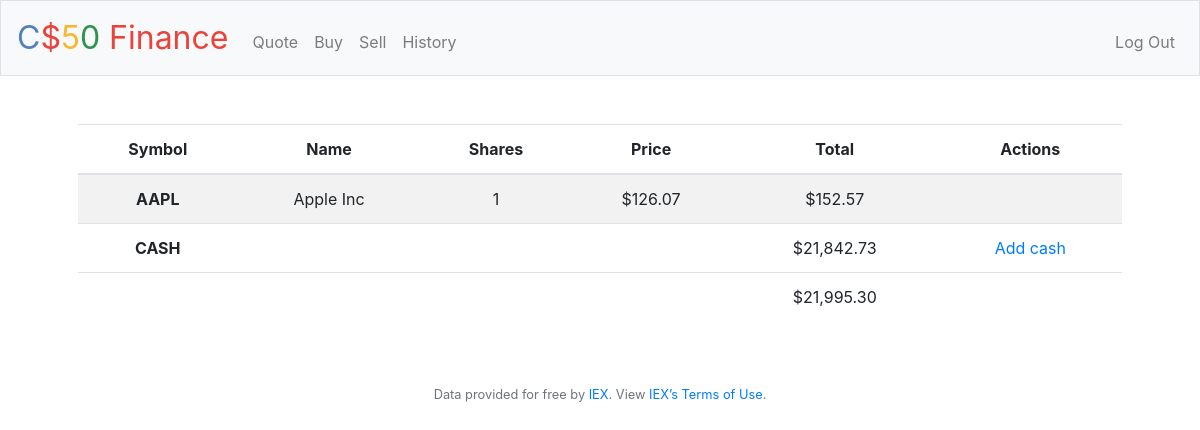
The page / (signed in) on the database its author committed.
### tables this page shows
CREATE TABLE 'stocks' ('id' integer PRIMARY KEY NOT NULL, 'user_id' integer, 'symbol' char(8), 'shares' integer,'price' integer,'total' integer, 'name' varchar(32));

CREATE TABLE users (id INTEGER, username TEXT NOT NULL, hash TEXT NOT NULL, cash NUMERIC NOT NULL DEFAULT 10000.00, PRIMARY KEY(id));

### application.py (the view)
@app.route("/")
@login_required
def index():
    stocks = db.execute("SELECT * FROM stocks WHERE user_id = :user_id ORDER BY symbol ASC", user_id=session["user_id"])
    user = db.execute("SELECT * FROM users WHERE id = :id", id=session["user_id"])
    total = 0
    total_stocks = 0
    cash = user[0]["cash"]
    def getTotalStocks(total_stocks):
        for stock in stocks:
            total_stocks = total_stocks + (stock["total"])
        return total_stocks + cash
    total = getTotalStocks(total_stocks)
    return render_template("index.html", stocks=stocks, cash=cash, total=total)

### application.py (called while the page is built)
@app.after_request
def after_request(response):
    response.headers["Cache-Control"] = "no-cache, no-store, must-revalidate"
    response.headers["Expires"] = 0
    response.headers["Pragma"] = "no-cache"
    return response

### helpers.py (called while the page is built)
def login_required(f):
    @wraps(f)
    def decorated_function(*args, **kwargs):
        if session.get("user_id") is None:
            return redirect("/login")
        return f(*args, **kwargs)
    return decorated_function

def usd(value):
    return f"${value:,.2f}"

### templates/index.html (shortened to what this page needs)
{% extends "layout.html" %}
{% block main %}
    <table class="table table-striped">
        <thead>
            <tr>
                <th scope="col">Symbol</th>
                <th scope="col">Name</th>
                <th scope="col">Shares</th>
                <th scope="col">Price</th>
                <th scope="col">Total</th>
                <th scope="col">Actions</th>
            </tr>
        </thead>
        <tbody>
            {% for row in stocks %}
            <tr>
                <th scope="row">{{ row.symbol }}</th>
                <td>{{ row.name }}</td>
                <td>{{ row.shares }}</td>
                <td>{{ row.price | usd }}</td>
                <td>{{ row.total | usd }}</td>
                <td></td>
            </tr>
            {% endfor %}
            <tr>
                <th scope="row">CASH</th>
                <td></td>
                <td></td>
                <td></td>
                <td>{{ cash | usd }}</td>
                <td><a href="/add">Add cash</button></td>
            </tr>
        </tbody>
        <tfoot>
            <tr>
                <td colspan="4"></td>
                <td>{{ total | usd }}</td>
                <td></td>
            </tr>
        </tfoot>
    </table>
{% endblock %}

### rows shown on the page
stocks: symbol "AAPL", name "Apple Inc", shares "1", price "$126.07", total "$152.57"
users: cash "$21,842.73"

### other values the page prints
{{ total | usd }} "$21,995.30"
